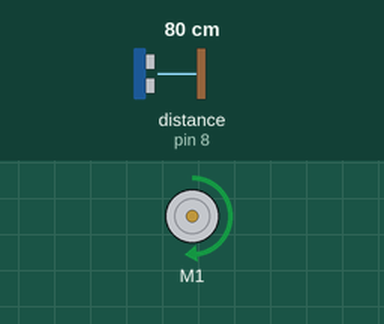
This sketch was run on a simulated Arduino Uno, built with avr-gcc and run on an emulated ATmega328P. Shown: DC motor (green arrow = forward, orange = backward, longer = faster). Wiring (inferred from the names in the program): ultrasonic range finder: trigger pin 9; echo pin 8. The inputs (shaded band) are chosen by the test bench; at power-on: distance to the obstacle (sensor on pin 8) 80 cm. The echo pulse lasts 58.3 µs per cm; what the sketch prints to the serial monitor is not drawn.

Above: at 0.93 s.
1.4 s: distance to the obstacle (sensor on pin 8) set to 120 cm
4.5 s: distance to the obstacle (sensor on pin 8) set to 2 cm
7.6 s: distance to the obstacle (sensor on pin 8) set to 250 cm
10.7 s: distance to the obstacle (sensor on pin 8) set to 4 cm
13.8 s: distance to the obstacle (sensor on pin 8) set to 299 cm
16.9 s: distance to the obstacle (sensor on pin 8) set to 9 cm
Timing chart, 0 to 67.5 s (numbered marks = the images above; inputs shaded):
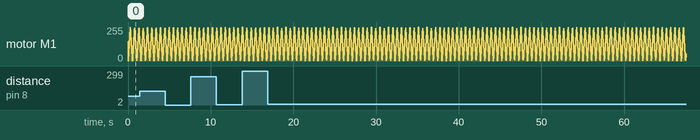

The sketch:

sensorAndMotor.ino
```cpp
/*
* Ultrasonic Sensor HC-SR04 and Arduino Tutorial
*
* by Dejan Nedelkovski,
* www.HowToMechatronics.com
*
*/

/*This code runs one sensor and one motor simultaneously*/

// defines pins numbers
const int trigPin = 9;
const int echoPin = 8;
// defines variables
long duration;
int distance;


#include <Wire.h>
#include <Adafruit_MotorShield.h>

// Create the motor shield object with the default I2C address
Adafruit_MotorShield AFMS = Adafruit_MotorShield(0x60);
// Or, create it with a different I2C address (say for stacking)
// Adafruit_MotorShield AFMS = Adafruit_MotorShield(0x61);

// Select which 'port' M1, M2, M3 or M4. In this case, M
// You can also make another motor on port M2
//Adafruit_DCMotor *myOtherMotor = AFMS.getMotor(2);

Adafruit_DCMotor *motor1 = AFMS.getMotor(1);

void setup() {
  pinMode(trigPin, OUTPUT); // Sets the trigPin as an Output
  pinMode(echoPin, INPUT); // Sets the echoPin as an Input
  Serial.begin(9600); // Starts the serial communication

  Serial.begin(9600);           // set up Serial library at 9600 bps
  Serial.println("Adafruit Motorshield v2 - DC Motor test!");

  AFMS.begin(1600);  // create with the default frequency 1.6KHz
  //AFMS.begin(1000);  // OR with a different frequency, say 1KHz

  // Set the speed to start, from 0 (off) to 255 (max speed)
  motor1->setSpeed(150);
  motor1->run(FORWARD);
  // turn on motor


  }

void loop() {
  // Clears the trigPin
  digitalWrite(trigPin, LOW);
  delayMicroseconds(2);
  // Sets the trigPin on HIGH state for 10 micro seconds
  digitalWrite(trigPin, HIGH);
  delayMicroseconds(10);
  digitalWrite(trigPin, LOW);
  // Reads the echoPin, returns the sound wave travel time in microseconds
  duration = pulseIn(echoPin, HIGH);
  // Calculating the distance
  distance= duration*0.034/2;
  // Prints the distance on the Serial Monitor
  Serial.print("Distance: ");
  Serial.println(distance);


  uint8_t i;

  Serial.print("tick");

  motor1->run(FORWARD);
  for (i=0; i<255; i++) {
    motor1->setSpeed(i);
    delay(1);
  }

  for (i=255; i!=0; i--) {
    motor1->setSpeed(i);
    delay(1);
  }

    Serial.print("tock");
}
```
